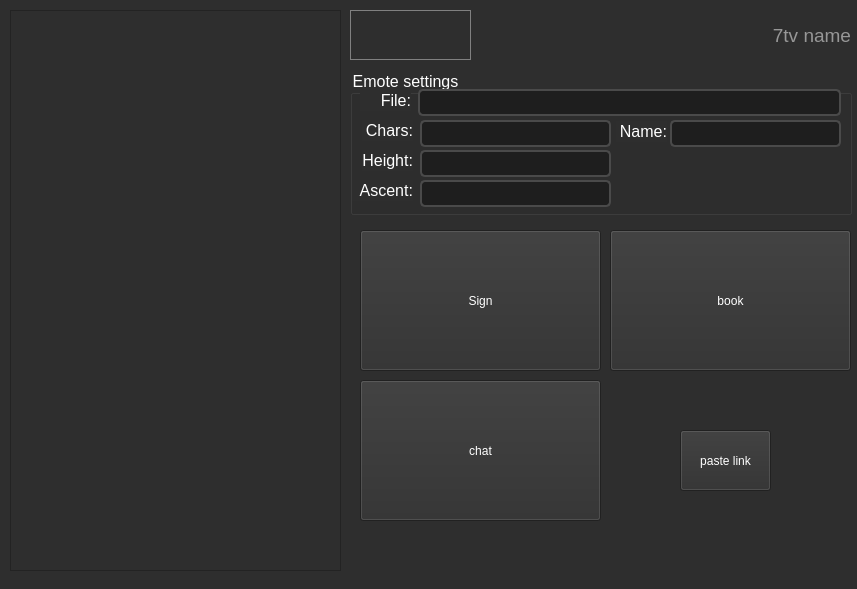
<?xml version="1.0" encoding="UTF-8"?>
<ui version="4.0">
 <class>sdfg</class>
 <widget class="QWidget" name="sdfg">
  <property name="enabled">
   <bool>true</bool>
  </property>
  <property name="geometry">
   <rect>
    <x>0</x>
    <y>0</y>
    <width>857</width>
    <height>589</height>
   </rect>
  </property>
  <property name="windowTitle">
   <string>Form</string>
  </property>
  <property name="autoFillBackground">
   <bool>false</bool>
  </property>
  <property name="styleSheet">
   <string notr="true">background-color: rgb(46, 46, 46);
color: rgb(255, 255, 255);</string>
  </property>
  <widget class="QScrollArea" name="enotesDisplay">
   <property name="geometry">
    <rect>
     <x>10</x>
     <y>10</y>
     <width>331</width>
     <height>561</height>
    </rect>
   </property>
   <property name="widgetResizable">
    <bool>true</bool>
   </property>
   <widget class="QWidget" name="emotesDisplay">
    <property name="geometry">
     <rect>
      <x>0</x>
      <y>0</y>
      <width>329</width>
      <height>559</height>
     </rect>
    </property>
   </widget>
  </widget>
  <widget class="QGroupBox" name="groupBox">
   <property name="geometry">
    <rect>
     <x>350</x>
     <y>70</y>
     <width>502</width>
     <height>145</height>
    </rect>
   </property>
   <property name="font">
    <font>
     <pointsize>12</pointsize>
    </font>
   </property>
   <property name="styleSheet">
    <string notr="true">color: rgb(255, 255, 255);</string>
   </property>
   <property name="title">
    <string>Emote settings</string>
   </property>
   <widget class="QLabel" name="label">
    <property name="geometry">
     <rect>
      <x>266</x>
      <y>51</y>
      <width>51</width>
      <height>21</height>
     </rect>
    </property>
    <property name="font">
     <font>
      <pointsize>12</pointsize>
     </font>
    </property>
    <property name="autoFillBackground">
     <bool>false</bool>
    </property>
    <property name="styleSheet">
     <string notr="true">color: rgb(255, 255, 255);</string>
    </property>
    <property name="text">
     <string>Name:</string>
    </property>
    <property name="alignment">
     <set>Qt::AlignRight|Qt::AlignTrailing|Qt::AlignVCenter</set>
    </property>
   </widget>
   <widget class="QLineEdit" name="emoteName">
    <property name="geometry">
     <rect>
      <x>320</x>
      <y>50</y>
      <width>171</width>
      <height>27</height>
     </rect>
    </property>
    <property name="font">
     <font>
      <family>Consolas</family>
      <pointsize>12</pointsize>
      <stylestrategy>PreferDefault</stylestrategy>
     </font>
    </property>
    <property name="acceptDrops">
     <bool>false</bool>
    </property>
    <property name="styleSheet">
     <string notr="true">background-color: rgb(30, 30, 30);
color: rgb(167, 167, 167);
border-radius: 5px;
border: 2px solid  rgb(74, 74, 74);</string>
    </property>
    <property name="text">
     <string/>
    </property>
    <property name="alignment">
     <set>Qt::AlignRight|Qt::AlignTrailing|Qt::AlignVCenter</set>
    </property>
   </widget>
   <widget class="QLineEdit" name="emoteChars">
    <property name="geometry">
     <rect>
      <x>70</x>
      <y>50</y>
      <width>191</width>
      <height>27</height>
     </rect>
    </property>
    <property name="font">
     <font>
      <family>Consolas</family>
      <pointsize>12</pointsize>
      <stylestrategy>PreferDefault</stylestrategy>
     </font>
    </property>
    <property name="acceptDrops">
     <bool>false</bool>
    </property>
    <property name="styleSheet">
     <string notr="true">background-color: rgb(30, 30, 30);
color: rgb(167, 167, 167);
border-radius: 5px;
border: 2px solid  rgb(74, 74, 74);</string>
    </property>
    <property name="text">
     <string/>
    </property>
    <property name="alignment">
     <set>Qt::AlignRight|Qt::AlignTrailing|Qt::AlignVCenter</set>
    </property>
   </widget>
   <widget class="QLabel" name="label_2">
    <property name="geometry">
     <rect>
      <x>12</x>
      <y>50</y>
      <width>51</width>
      <height>21</height>
     </rect>
    </property>
    <property name="font">
     <font>
      <pointsize>12</pointsize>
     </font>
    </property>
    <property name="autoFillBackground">
     <bool>false</bool>
    </property>
    <property name="styleSheet">
     <string notr="true">color: rgb(255, 255, 255);</string>
    </property>
    <property name="text">
     <string>Chars:</string>
    </property>
    <property name="alignment">
     <set>Qt::AlignRight|Qt::AlignTrailing|Qt::AlignVCenter</set>
    </property>
   </widget>
   <widget class="QLineEdit" name="emoteHeight">
    <property name="geometry">
     <rect>
      <x>70</x>
      <y>80</y>
      <width>191</width>
      <height>27</height>
     </rect>
    </property>
    <property name="font">
     <font>
      <family>Consolas</family>
      <pointsize>12</pointsize>
      <stylestrategy>PreferDefault</stylestrategy>
     </font>
    </property>
    <property name="acceptDrops">
     <bool>false</bool>
    </property>
    <property name="styleSheet">
     <string notr="true">background-color: rgb(30, 30, 30);
color: rgb(167, 167, 167);
border-radius: 5px;
border: 2px solid  rgb(74, 74, 74);</string>
    </property>
    <property name="text">
     <string/>
    </property>
    <property name="alignment">
     <set>Qt::AlignRight|Qt::AlignTrailing|Qt::AlignVCenter</set>
    </property>
   </widget>
   <widget class="QLabel" name="label_3">
    <property name="geometry">
     <rect>
      <x>12</x>
      <y>80</y>
      <width>51</width>
      <height>21</height>
     </rect>
    </property>
    <property name="font">
     <font>
      <pointsize>12</pointsize>
     </font>
    </property>
    <property name="autoFillBackground">
     <bool>false</bool>
    </property>
    <property name="styleSheet">
     <string notr="true">color: rgb(255, 255, 255);</string>
    </property>
    <property name="text">
     <string>Height:</string>
    </property>
    <property name="alignment">
     <set>Qt::AlignRight|Qt::AlignTrailing|Qt::AlignVCenter</set>
    </property>
   </widget>
   <widget class="QLineEdit" name="emoteAscent">
    <property name="geometry">
     <rect>
      <x>70</x>
      <y>110</y>
      <width>191</width>
      <height>27</height>
     </rect>
    </property>
    <property name="font">
     <font>
      <family>Consolas</family>
      <pointsize>12</pointsize>
      <stylestrategy>PreferDefault</stylestrategy>
     </font>
    </property>
    <property name="acceptDrops">
     <bool>false</bool>
    </property>
    <property name="styleSheet">
     <string notr="true">background-color: rgb(30, 30, 30);
color: rgb(167, 167, 167);
border-radius: 5px;
border: 2px solid  rgb(74, 74, 74);</string>
    </property>
    <property name="text">
     <string/>
    </property>
    <property name="alignment">
     <set>Qt::AlignRight|Qt::AlignTrailing|Qt::AlignVCenter</set>
    </property>
   </widget>
   <widget class="QLabel" name="label_4">
    <property name="geometry">
     <rect>
      <x>2</x>
      <y>110</y>
      <width>61</width>
      <height>21</height>
     </rect>
    </property>
    <property name="font">
     <font>
      <pointsize>12</pointsize>
     </font>
    </property>
    <property name="autoFillBackground">
     <bool>false</bool>
    </property>
    <property name="styleSheet">
     <string notr="true">color: rgb(255, 255, 255);</string>
    </property>
    <property name="text">
     <string>Ascent:</string>
    </property>
    <property name="alignment">
     <set>Qt::AlignRight|Qt::AlignTrailing|Qt::AlignVCenter</set>
    </property>
   </widget>
   <widget class="QLabel" name="label_5">
    <property name="geometry">
     <rect>
      <x>10</x>
      <y>20</y>
      <width>51</width>
      <height>21</height>
     </rect>
    </property>
    <property name="font">
     <font>
      <pointsize>12</pointsize>
     </font>
    </property>
    <property name="autoFillBackground">
     <bool>false</bool>
    </property>
    <property name="styleSheet">
     <string notr="true">color: rgb(255, 255, 255);</string>
    </property>
    <property name="text">
     <string>File:</string>
    </property>
    <property name="alignment">
     <set>Qt::AlignRight|Qt::AlignTrailing|Qt::AlignVCenter</set>
    </property>
   </widget>
   <widget class="QLineEdit" name="emoteFile">
    <property name="geometry">
     <rect>
      <x>68</x>
      <y>19</y>
      <width>423</width>
      <height>27</height>
     </rect>
    </property>
    <property name="font">
     <font>
      <family>Consolas</family>
      <pointsize>12</pointsize>
      <stylestrategy>PreferDefault</stylestrategy>
     </font>
    </property>
    <property name="acceptDrops">
     <bool>false</bool>
    </property>
    <property name="styleSheet">
     <string notr="true">background-color: rgb(30, 30, 30);
color: rgb(167, 167, 167);
border-radius: 5px;
border: 2px solid  rgb(74, 74, 74);</string>
    </property>
    <property name="text">
     <string/>
    </property>
    <property name="alignment">
     <set>Qt::AlignRight|Qt::AlignTrailing|Qt::AlignVCenter</set>
    </property>
   </widget>
  </widget>
  <widget class="QPushButton" name="selectedEmote">
   <property name="geometry">
    <rect>
     <x>350</x>
     <y>10</y>
     <width>121</width>
     <height>50</height>
    </rect>
   </property>
   <property name="styleSheet">
    <string notr="true">border: 1px solid gray</string>
   </property>
   <property name="text">
    <string/>
   </property>
  </widget>
  <widget class="QLineEdit" name="emoteSvnTvName">
   <property name="enabled">
    <bool>true</bool>
   </property>
   <property name="geometry">
    <rect>
     <x>602</x>
     <y>10</y>
     <width>251</width>
     <height>51</height>
    </rect>
   </property>
   <property name="font">
    <font>
     <pointsize>14</pointsize>
    </font>
   </property>
   <property name="styleSheet">
    <string notr="true">color: rgb(255, 255, 255);</string>
   </property>
   <property name="text">
    <string/>
   </property>
   <property name="frame">
    <bool>false</bool>
   </property>
   <property name="alignment">
    <set>Qt::AlignRight|Qt::AlignTrailing|Qt::AlignVCenter</set>
   </property>
   <property name="readOnly">
    <bool>true</bool>
   </property>
   <property name="placeholderText">
    <string>7tv name</string>
   </property>
  </widget>
  <widget class="QPushButton" name="pushButton">
   <property name="geometry">
    <rect>
     <x>360</x>
     <y>230</y>
     <width>241</width>
     <height>141</height>
    </rect>
   </property>
   <property name="text">
    <string>Sign</string>
   </property>
  </widget>
  <widget class="QPushButton" name="pushButton_2">
   <property name="geometry">
    <rect>
     <x>360</x>
     <y>380</y>
     <width>241</width>
     <height>141</height>
    </rect>
   </property>
   <property name="text">
    <string>chat</string>
   </property>
  </widget>
  <widget class="QPushButton" name="pushButton_3">
   <property name="geometry">
    <rect>
     <x>610</x>
     <y>230</y>
     <width>241</width>
     <height>141</height>
    </rect>
   </property>
   <property name="text">
    <string>book</string>
   </property>
  </widget>
  <widget class="QPushButton" name="pushButton_4">
   <property name="geometry">
    <rect>
     <x>680</x>
     <y>430</y>
     <width>91</width>
     <height>61</height>
    </rect>
   </property>
   <property name="text">
    <string>paste link</string>
   </property>
  </widget>
 </widget>
 <resources/>
 <connections/>
</ui>
